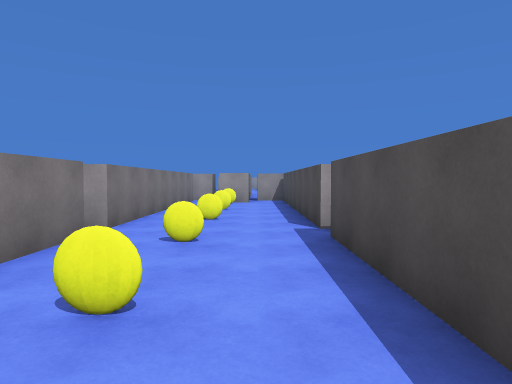
view 1 (above)

21 first-person views from a walk through a scene from a Unity 3-D project. The camera is 1.5 m above the floor, tilts 2° down and sees 75° across. The floor is counted in squares, 2 m on a side. Each view is taken from the middle of a square. On the plan, view 1 faces up. The plan holds only what a view shows up to about 11 squares ahead; the rest is blank. The place goes on beyond the plan. The player is left out.

view 2
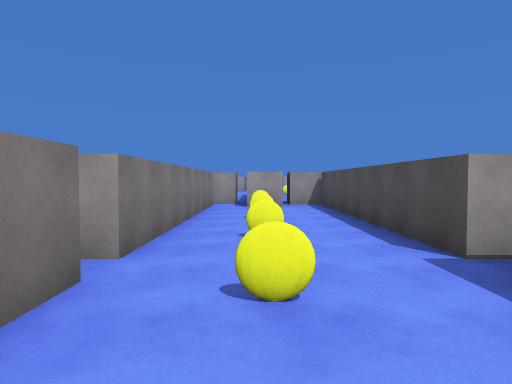

view 3
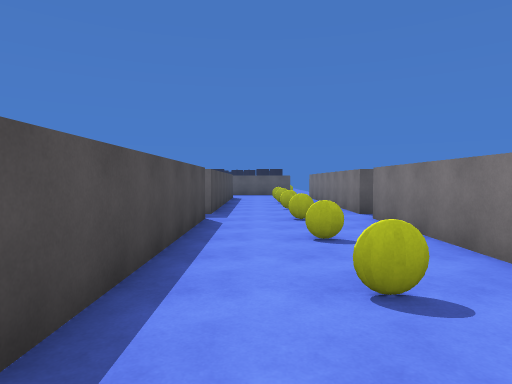

view 4
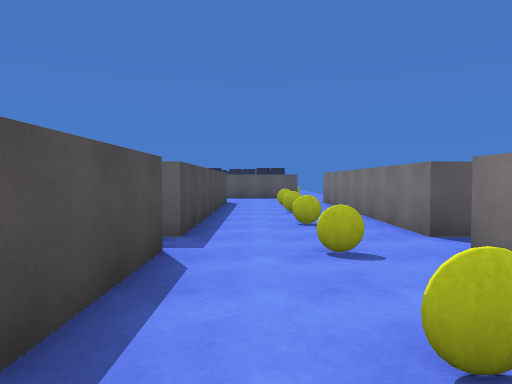

view 5
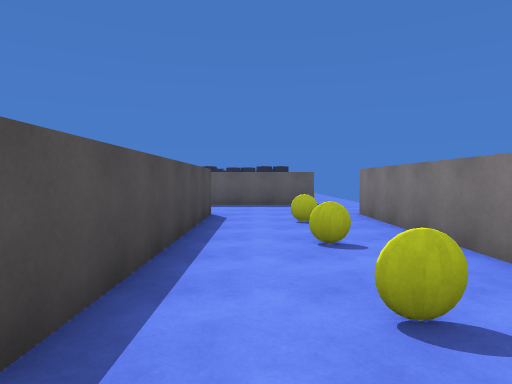

view 6
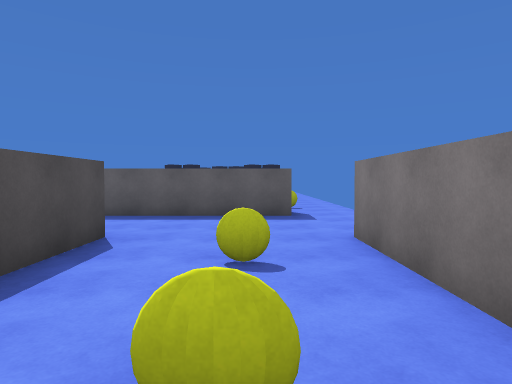

view 7
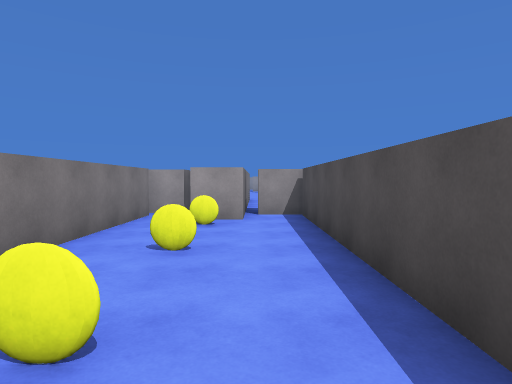

view 8
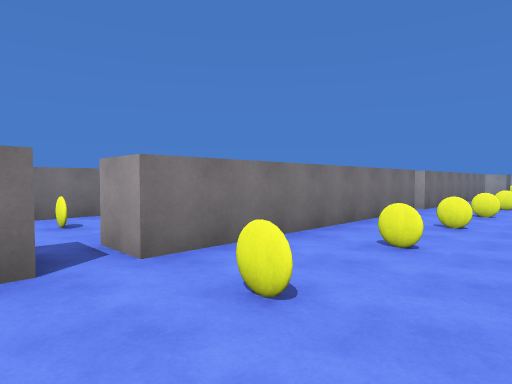

view 9
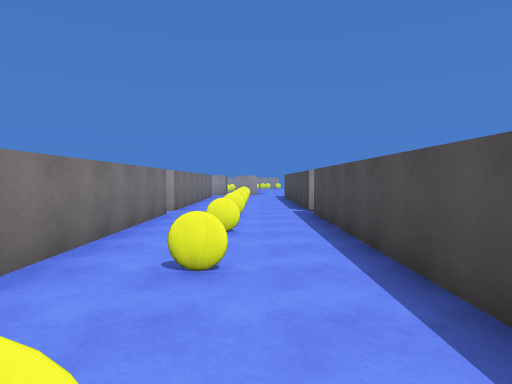

view 10
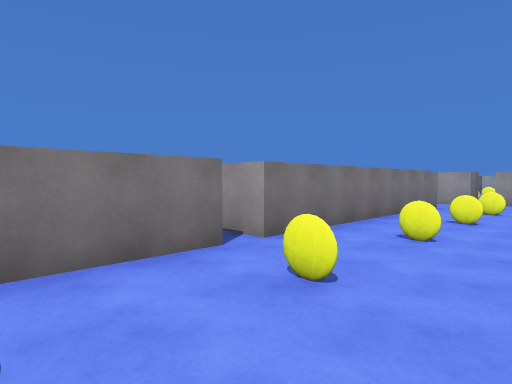

view 11
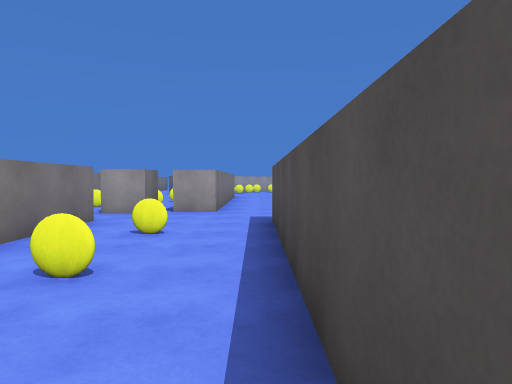

view 12
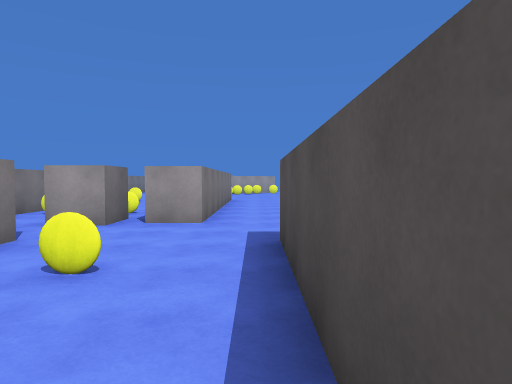

view 13
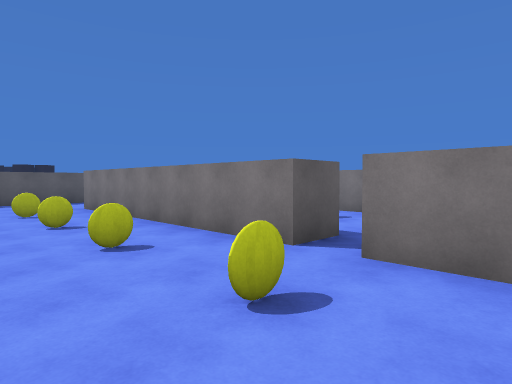

view 14
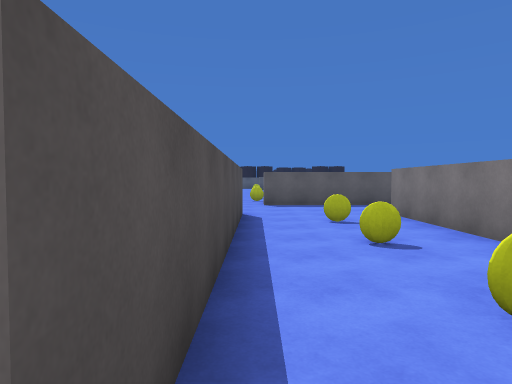

view 15
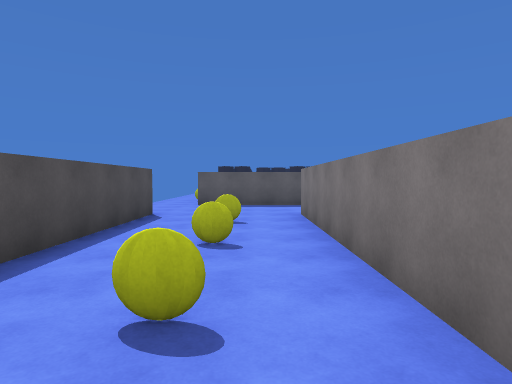

view 16
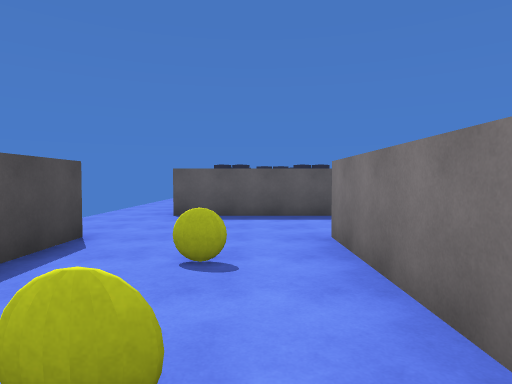

view 17
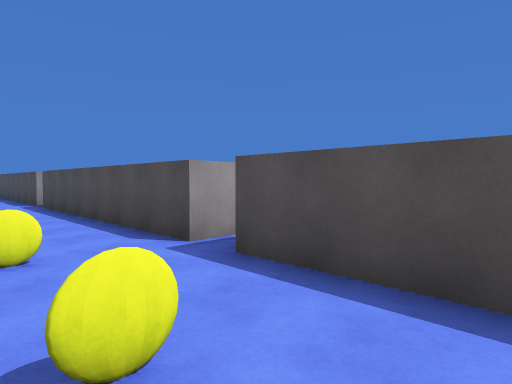

view 18
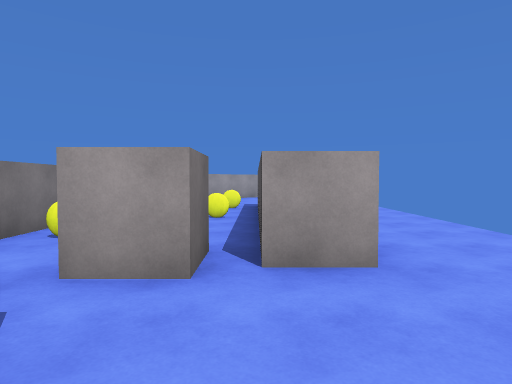

view 19
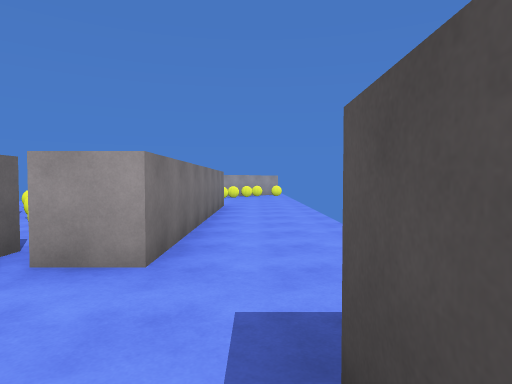

view 20
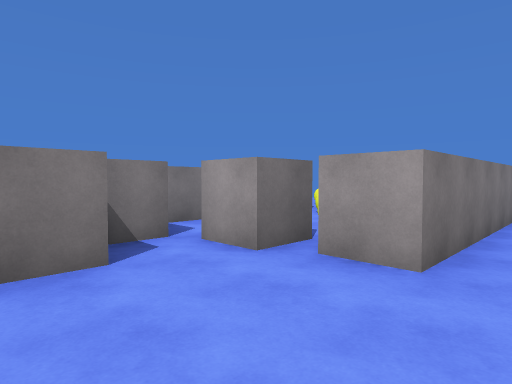

view 21
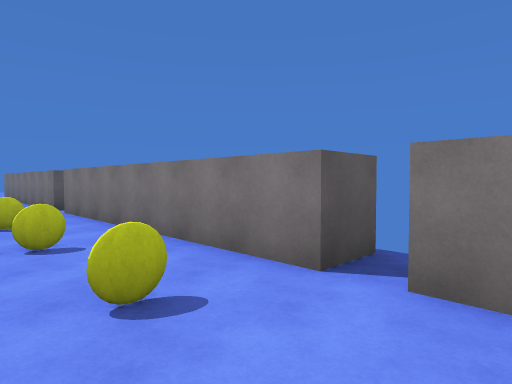

### Floor plan
Points are (right, up) in squares from view 1. A wall is a line through its corners. A room is listed if a view was taken in it or the views show most of it. See-through windows are left out.
Room 1 (views 1, 2, 3, 4, 5, 6, 7, 21)
walls: (1, -2.6) (1, 4.5); (-2.9, -3.4) (-2.3, -3.4) (-2.3, -10.5); (-3.4, 4.5) (-2.3, 4.5) (-2.3, -2.6); (1, 5.2) (1, 12.1); (1, -10.5) (1, -3.4); (-1.9, -13) (0.6, -13); (-2.3, 12.2) (-2.3, 5.2) (-2.8, 5.2); (-0.2, 12.5) (-0.2, 11.3) (-1.2, 11.3)
ways out: opening at (1.5, -11.5) to room 2; opening at (1.5, -3) to room 2; opening at (1.5, 5) to room 2; opening at (-2, 12); gap at (0, 13)
Room 2 (views 8, 9, 10, 11, 12, 13, 14, 15, 16, 17, 18, 19, 20)
walls: (2, 4.5) (2, -2.6) (1, -2.6); (6.1, -2.6) (5.3, -2.6) (5.3, 4.5); (5.3, 5.1) (5.3, 12.2); (1, -3.4) (2, -3.4) (2, -10.5); (2, 12.2) (2, 5.2) (1, 5.2); (5.3, -10.5) (5.3, -3.4); (0.6, -13) (4.8, -13); (4.1, 18.5) (4.1, 13.9) (3, 13.9)
ways out: opening at (1.5, -11.5) to room 1; opening at (1.5, -3) to room 1; opening at (1.5, 5) to room 1; opening at (2, 13)

Where each view was taken, in squares from view 1:
view 1: 0 up, 0 right, facing up
view 2: 2 up, 1 left, facing up
view 3: 4 up, 0 right, facing down
view 4: 1 up, 0 right, facing down
view 5: 3 down, 0 right, facing down
view 6: 6 down, 1 left, facing down
view 7: 5 up, 0 right, facing up
view 8: 4 down, 5 right, facing up-left
view 9: 3 down, 4 right, facing up
view 10: 2 up, 5 right, facing up-left
view 11: 6 up, 5 right, facing up
view 12: 8 up, 5 right, facing up
view 13: 1 down, 5 right, facing down-left
view 14: 3 down, 5 right, facing down
view 15: 3 down, 3 right, facing down
view 16: 6 down, 3 right, facing down
view 17: 6 down, 3 right, facing up-right
view 18: 11 up, 3 right, facing up
view 19: 11 up, 5 right, facing up
view 20: 11 up, 5 right, facing up-left
view 21: 6 up, 0 right, facing down-left
